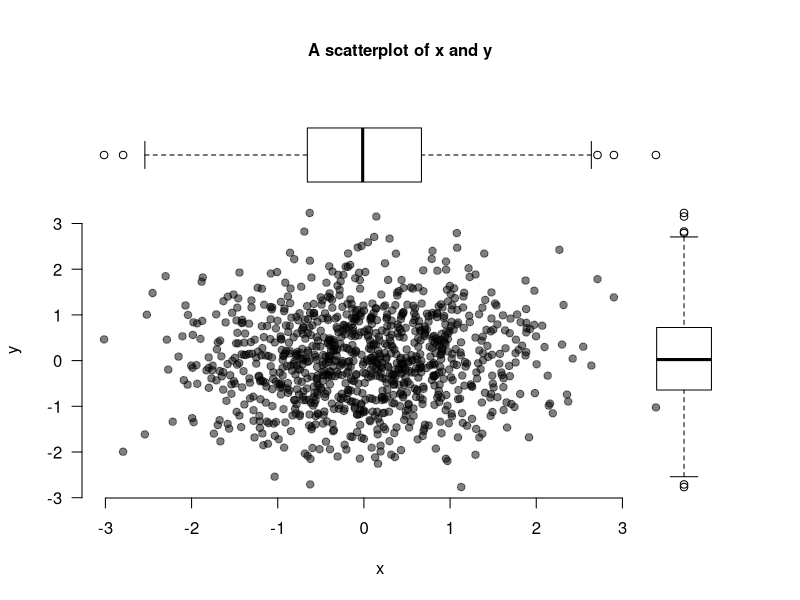

This figure's R source: (Note: this script raises an error after producing the figure.)
## ---- chunk 1
# The first line sets an option for the final document that can be produced from
# the .Rmd file. Don't worry about it.
knitr::opts_chunk$set(echo = TRUE)

# The next bit (lines 50-69) is quite powerful and useful. 
# First you define which packages you need for your analysis and assign it to 
# the p_needed object. 
p_needed <-
  c("viridis", "knitr")

# Now you check which packages are already installed on your computer.
# The function installed.packages() returns a vector with all the installed 
# packages.
packages <- rownames(installed.packages())
# Then you check which of the packages you need are not installed on your 
# computer yet. Essentially you compare the vector p_needed with the vector
# packages. The result of this comparison is assigned to p_to_install.
p_to_install <- p_needed[!(p_needed %in% packages)]
# If at least one element is in p_to_install you then install those missing
# packages.
if (length(p_to_install) > 0) {
  install.packages(p_to_install)
}
# Now that all packages are installed on the computer, you can load them for
# this project. Additionally the expression returns whether the packages were
# successfully loaded.
sapply(p_needed, require, character.only = TRUE)
## ---- chunk 2
x <- rnorm(1000)
y <- rnorm(1000)

par(fig = c(0, 0.9, 0, 0.8), bg = "#ffffff")
plot(
  x,
  y,
  bty = "n",
  pch = 19,
  las = 1,
  col = adjustcolor("black", alpha = 0.5)
)
par(fig = c(0, 0.9, 0.45, 1), new = TRUE)
boxplot(x,
        horizontal = TRUE,
        axes = FALSE,
        col = NA)
par(fig = c(0.6601, 1, 0, 0.8), new = TRUE)
boxplot(y, axes = FALSE, col = NA)
mtext(
  "A scatterplot of x and y",
  side = 3,
  outer = TRUE,
  line = -3,
  font = 2
)
## ---- chunk 3
df <- data.frame(y = y, x = x)
summary(df)
## ---- chunk 4
df <- data.frame(y = y, x = x)

summary(df)
## ---- chunk 5
df <- data.frame(y = y, x = x)

summary(df)
## ---- chunk 6
square_it <- function(x) {
  square <- x * x
  return(square)
}
## ---- chunk 7
square_it(15)

a <- c(1, 5, 9)

square_it(a)

M <- matrix(c(1:9),
            nrow = 3,
            ncol = 3,
            byrow = T)
M

square_it(M)
## ---- chunk 8
complicated_function <- function(scalar, vector, matrix) {
  # square the scalar
  squared_scalar <- square_it(scalar)
  
  # multiply matrix and vector
  mult <- matrix %*% vector
  
  # multiply scalar and result above, then square it again
  res <- square_it(squared_scalar * mult)
  
  # return the result
  return(res)
}
## ---- chunk 9
complicated_function(5, a, M)
## ---- chunk 10
# a scalar
scalar <- 2
scalar

# a vector
vector <- c(1:3)
vector

# a matrix
M <- matrix(c(1:9),
            nrow = 3,
            ncol = 3,
            byrow = T)
M

# a diagonal matrix e.g. identity matrix
M_diag <- diag(1, nrow = 3, ncol = 3)
M_diag
## ---- chunk 11
# dot product
M %*% M

M2 <- matrix(c(1:6),
             nrow = 3,
             ncol = 2,
             byrow = T)

M * M2
M2 * M

M %*% M2
M2 %*% M
## ---- chunk 12
vector
M

vector %*% M
## ---- chunk 13
M2 %*% M1
## ---- chunk 14
M3 <- matrix(c(1, 2, 2, 3),
             nrow = 2,
             ncol = 2,
             byrow = T)

# The transpose
t(M3)
t(t(M3)) == M3

M4 <- matrix(c(rep(1, 3), 2, 3, 4, 4:6),
             nrow = 3,
             ncol = 3,
             byrow = T)

t(M4)
